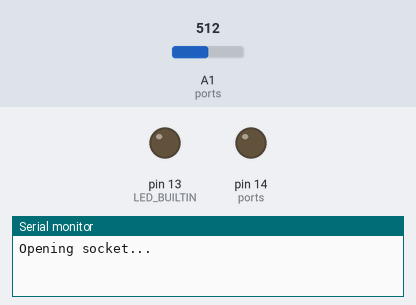
Bench run of a sketch on a simulated Arduino Uno, built with avr-gcc and run on an emulated ATmega328P. Shown: output pins drawn as LEDs (lit = HIGH), the last lines printed to the serial monitor. Inputs (shaded band) come from the test bench; at power-on: A1 (ports) = 512. The modem accepts every AT command (registered, SIM ready, sends succeed) and sends nothing else.

Above: at 0.01 s.
At 1.2 s:
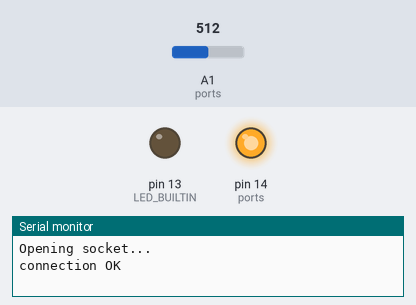
1.3 s: A1 (ports) set to 716
Timing chart, 0 to 4.3 s (numbered marks = the images above; inputs shaded):
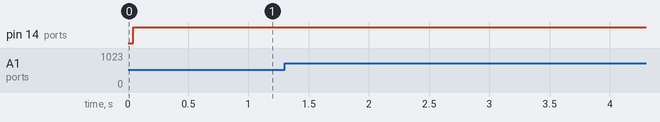

The sketch:

myhome.ino
```cpp
#include <SoftwareSerial.h>

SoftwareSerial wifi(3, 2);

#define portsLength 3

struct Port {
  byte id;
  bool isOut;
  bool isSwitch;
  byte value;
};

struct Order {
  byte port;
  byte value;
};

Port ports[portsLength] = {
  Port {LED_BUILTIN, true, true, 0},
  Port {A1, false, false, 0},
  Port {14, true, true, 1}
};
Order o;
bool success;
byte i;
byte newRead;

byte intLength(byte n) {
  if (n < 10) return 1;
  else if (n < 100) return 2;
  else if (n < 1000) return 3;
  else return 4;
}

void writePorts() {
  for (i = 0; i < portsLength; i++) {
    wifi.print(i);
    wifi.print(',');
    wifi.print(ports[i].isOut);
    wifi.print(',');
    wifi.print(ports[i].isSwitch);
    wifi.print(',');
    wifi.print(ports[i].value);
    if (i < portsLength - 1) wifi.print(';');
  }
  wifi.print("\n\r");
}

bool readOrder() {
  char p[2];
  char v[3];

  char c;
  for (i = 0; true; i++) {
    while (!wifi.available());
    c = wifi.read();
    if (isdigit(c)) p[i] = c;
    else {
      p[i] = '\0';
      break;
    }
  }
  for (i = 0; true; i++) {
    while (!wifi.available());
    c = wifi.read();
    if (isdigit(c)) v[i] = c;
    else {
      v[i] = '\0';
      break;
    }
  }
  o.port = atoi(p);
  o.value = atoi(v);
  return true;
}

void setup() {
  Serial.begin(9600);
  while (!Serial);

  wifi.begin(9600);
  for (i = 0; i < portsLength; i++) {
    if (ports[i].isSwitch)
      if (ports[i].isOut)
        pinMode(ports[i].id, OUTPUT);
      else
        pinMode(ports[i].id, INPUT);
  }
  Serial.println("Opening socket...");
  wifi.print("AT+CIPSTART=\"TCP\",\"192.168.43.81\",9000\r\n");
  while (!wifi.find("OK"));
  Serial.println("connection OK");
}


bool waitingResponse = false;
bool firstTime = true;

void loop() {
  if (waitingResponse) {
    if (wifi.available() && wifi.read() != '>') {
      writePorts();
      waitingResponse = false;
    } else return;
  }

  bool changed = false;

  for (i = 0; i < portsLength; i++) {
    if (!ports[i].isOut) {
      if (ports[i].isSwitch)
        newRead = digitalRead(ports[i].id);
      else
        newRead = analogRead(ports[i].id);

      if (newRead != ports[i].value) {
        Serial.println("different read!");
        changed = true;
        ports[i].value = newRead;
      }
    }
    else {
      if (ports[i].isSwitch)
        digitalWrite(ports[i].id, ports[i].value);
      else
        analogWrite(ports[i].id, ports[i].value);
    }
  }


  if (wifi.available() && wifi.find("+IPD,") && wifi.find(":")) {
    bool success = readOrder();
    if (ports[o.port].isOut && ports[o.port].value != o.value) {
      changed = true;
      ports[o.port].value = o.value;
    }
  }

  if (changed || firstTime) {
    byte length;
    for (i = 0; i < portsLength; i++) {
      length += intLength(i) + intLength(ports[i].value);
    }
    length += 5 * portsLength + portsLength; //portsLength - 1 punti e virgola
    wifi.print(F("AT+CIPSEND="));
    wifi.print(length);
    wifi.print(F("\r\n"));
    waitingResponse = true;
    changed = false;
    firstTime = false;
  }
}
```
